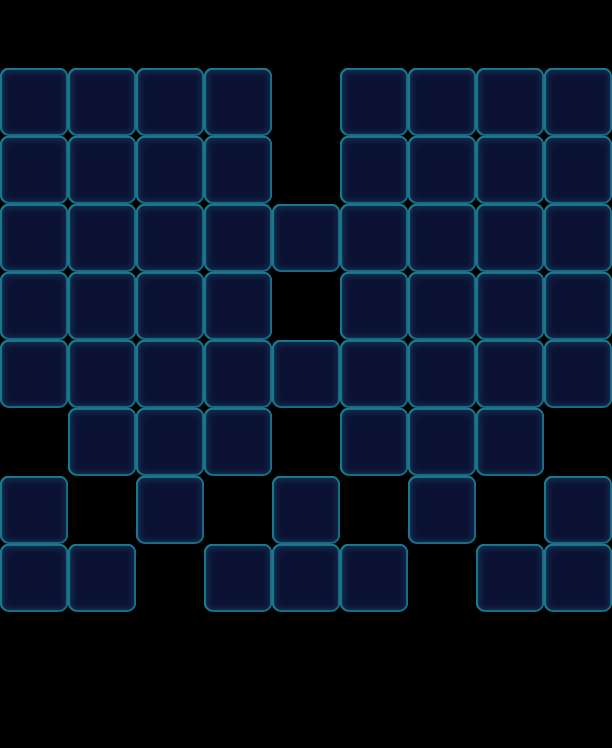

Rendered tile map (Tiled .tmx) drawn with the repository's tilesets; below, a short description and the map source with its tile grids summarised:
An orthogonal 9x11 tile map with 68x68 px tiles, 1 tile layer (Valid), 2 tilesets and 9 objects (9x Factory_Normal).

<map version="1.0" orientation="orthogonal" width="9" height="11" tilewidth="68" tileheight="68">
 <properties>
  <property name="Connect" value="16,07,1|27,18,1|36,38,1|43,45,1|45,47,1|56,58,1|67,78,1|76,87,1" />
 </properties>
 <tileset firstgid="1" name="game_grid1" tilewidth="68" tileheight="68">
  <image source="game_grid1.png" width="68" height="68" />
 </tileset>
 <tileset firstgid="2" name="map" tilewidth="68" tileheight="68">
  <image source="map.png" width="1024" height="1024" />
 </tileset>
 <layer name="Valid" width="9" height="11">
  <data>[99 cells, 60 non-empty, 1 distinct tile ids]</data>
 </layer>
 <objectgroup name="BottomObj" width="9" height="11" />
 <objectgroup name="MiddleObj" width="9" height="11" />
 <objectgroup color="#000000" name="TopObj" width="9" height="11">
  <object name="10" type="Factory_Normal" x="0" y="0" width="68" height="68">
   <properties>
    <property name="FactoryColorsConfig" value="Green,Yellow,Pink,Purple,Orange" />
   </properties>
  </object>
  <object name="10" type="Factory_Normal" x="68" y="0" width="68" height="68">
   <properties>
    <property name="FactoryColorsConfig" value="Green,Yellow,Pink,Purple,Orange" />
   </properties>
  </object>
  <object name="10" type="Factory_Normal" x="136" y="0" width="68" height="68">
   <properties>
    <property name="FactoryColorsConfig" value="Green,Yellow,Pink,Purple,Orange" />
   </properties>
  </object>
  <object name="10" type="Factory_Normal" x="340" y="0" width="68" height="68">
   <properties>
    <property name="FactoryColorsConfig" value="Green,Yellow,Pink,Purple,Orange" />
   </properties>
  </object>
  <object name="10" type="Factory_Normal" x="544" y="0" width="68" height="68">
   <properties>
    <property name="FactoryColorsConfig" value="Green,Yellow,Pink,Purple,Orange" />
   </properties>
  </object>
  <object name="10" type="Factory_Normal" x="272" y="136" width="68" height="68">
   <properties>
    <property name="FactoryColorsConfig" value="Green,Yellow,Pink,Purple,Orange" />
   </properties>
  </object>
  <object name="10" type="Factory_Normal" x="204" y="0" width="68" height="68">
   <properties>
    <property name="FactoryColorsConfig" value="Green,Yellow,Pink,Purple,Orange" />
   </properties>
  </object>
  <object name="10" type="Factory_Normal" x="408" y="0" width="68" height="68">
   <properties>
    <property name="FactoryColorsConfig" value="Green,Yellow,Pink,Purple,Orange" />
   </properties>
  </object>
  <object name="10" type="Factory_Normal" x="476" y="0" width="68" height="68">
   <properties>
    <property name="FactoryColorsConfig" value="Green,Yellow,Pink,Purple,Orange" />
   </properties>
  </object>
 </objectgroup>
 <objectgroup color="#00ff00" name="CeilObj" width="9" height="11" />
</map>
